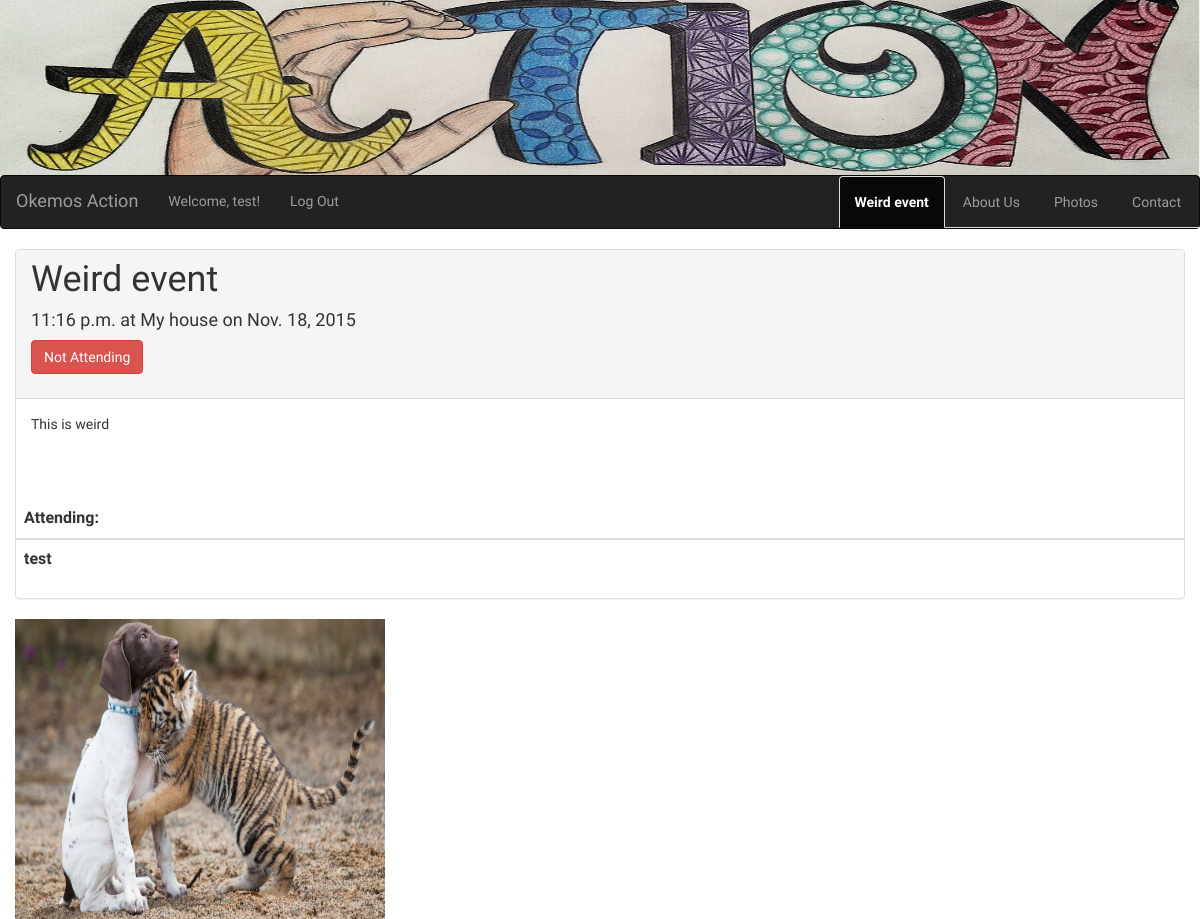
Screenshot of /detail/8/ (signed in) with the database file from the repository.
### events/models.py (models this page shows)
class Event(models.Model):
    date = models.DateTimeField("Date of Event")
    place = models.CharField(max_length = 1000)
    name = models.CharField(max_length = 255)
    desc = models.CharField(max_length = 10000, null = True)
    pub_date = models.DateTimeField("Date when people can sign up")
    signed_up = models.ManyToManyField(User, blank = True)
    def __str__(self):
        return str(self.name)

class Image(models.Model):
    image = models.ImageField(upload_to="events/images/")
    event = models.ForeignKey(Event)

### events/views.py (the view)
# urls.py: url(r'^detail/(?P<pk>[0-9]+)/$', views.DetailView.as_view(), name='detail'),
class DetailView(generic.DetailView):
    model = Event
    template_name = "events/detail.html"

### events/templates/events/detail.html (shortened to what this page needs)
{% extends "base.html" %}
{% block pagename %}{{event}}{% endblock %}
{% block content %}
  <div class="panel panel-default">
    <div class="panel-heading">
      <h1 class="panel-title lg-title">{{event.name}}</h1>
      <h4>{{event.date|time}} at {{event.place}} on {{event.date|date}}</h4>
      {% if user and not user.is_anonymous %}
        {% if not event in user.event_set.all %}
            <div style="width:150px"><a href="#" class="btn btn-success" role="button" aria-label="Attend Event" data-toggle="collapse" data-target=".TxtArea{{event.id}}">Attend Event</a></div>
        {% else %}
            {% include "events/leave.html" with event=event user=user %}
        {% endif %}
      {% endif %}
    </div>
    <div class="panel-body fixed-panel">
          {{event.desc}}
    </div>
    <div class="row">
      <div class="col-xs-12">
        <table class="table">
          <thead><th>Attending:</th></thead>
          {% for user in event.signed_up.all %}
            <tr><td><strong>{{user}}</strong></td></tr>
          {% endfor %}
        </table>
      </div>
    </div>
  </div>
  <div class="row">
  {% for image in event.image_set.all %}
  <div class = "col-xs-12 col-sm-6 col-md-4">
    <img src="{{image.image.url}}" class="detImg"/>
  </div>
  {% endfor %}
  </div>
{% endblock %}

### sign_up/templates/base.html (shortened to what this page needs)
{% load staticfiles %}
<html>
    <head>
        <link rel="stylesheet" type="text/css" href="//maxcdn.bootstrapcdn.com/bootstrap/3.3.5/css/bootstrap.min.css"/>
        <link rel="stylesheet" type="text/css" href="//cdnjs.cloudflare.com/ajax/libs/font-awesome/4.4.0/css/font-awesome.min.css"/>
        <link rel="stylesheet" href="//cdnjs.cloudflare.com/ajax/libs/bootstrap-social/4.9.1/bootstrap-social.min.css">
        <link rel="stylesheet" type="text/css" href="{% static 'events/style.css' %}"/>
    </head>
    <body>
        <header  style="width:100%">
            <div id="banner"><img src="/static/events/images/ActionBanner.png" class="img-responsive"/></div>
            <nav role="navigation" class="navbar navbar-inverse">
                <div class="navbar-header">
                    <a href= "/" class="navbar-brand">Okemos Action</a>
                </div>
                <div id="navbarCollapse" class="collapse navbar-collapse">
                    <ul class="nav navbar-nav navbar-left">
                        {% if user and not user.is_anonymous %}
                            <li><a href="#">Welcome, {{ user.get_full_name|default:user.username }}!</a></li>
                            <li><a href="{% url 'auth:logout' %}?next=/">Log Out</a></li>
                        {% endif %}
                    </ul>
                    <ul class="nav navbar-nav nav-tabs navbar-right navLeft">
                        <li class="active"><a data-toggle="tab" href="#home"><strong>{% block pagename %}{% endblock %}</strong></a></li>
                        <li><a data-toggle="tab" href="#about">About Us</a></li>
                        <li><a data-toggle="tab" href="#photos">Photos</a></li>
                        <li><a data-toggle="tab" href="#contact">Contact</a></li>
                    </ul>
                </div>
            </nav>
        </header>
        <main class="container-fluid">
            <div class="tab-content">
                <div id="home" class="tab-pane fade in active">
                    {% block content %}{% endblock %}
                </div>
            </div>
        </main>
    </body>
</html>

### events/static/events/style.css (style rules this page uses)
.fixed-panel { min-height: 100; max-height: 100; overflow-y: auto; }
.lg-title { font-size:36px !important; }
body { font-family: 'Exo 2', sans-serif; }
.detImg { height: 300px; width: 100%; }

### rows the page displays
Event: name "Weird event", date "11:16 p.m.", place "My house", date "Nov. 18, 2015", desc "This is weird"
Image: image (picture)

### other values shown
{{ user.get_full_name|default:user.username }} "test"
{{ user }} "test"
